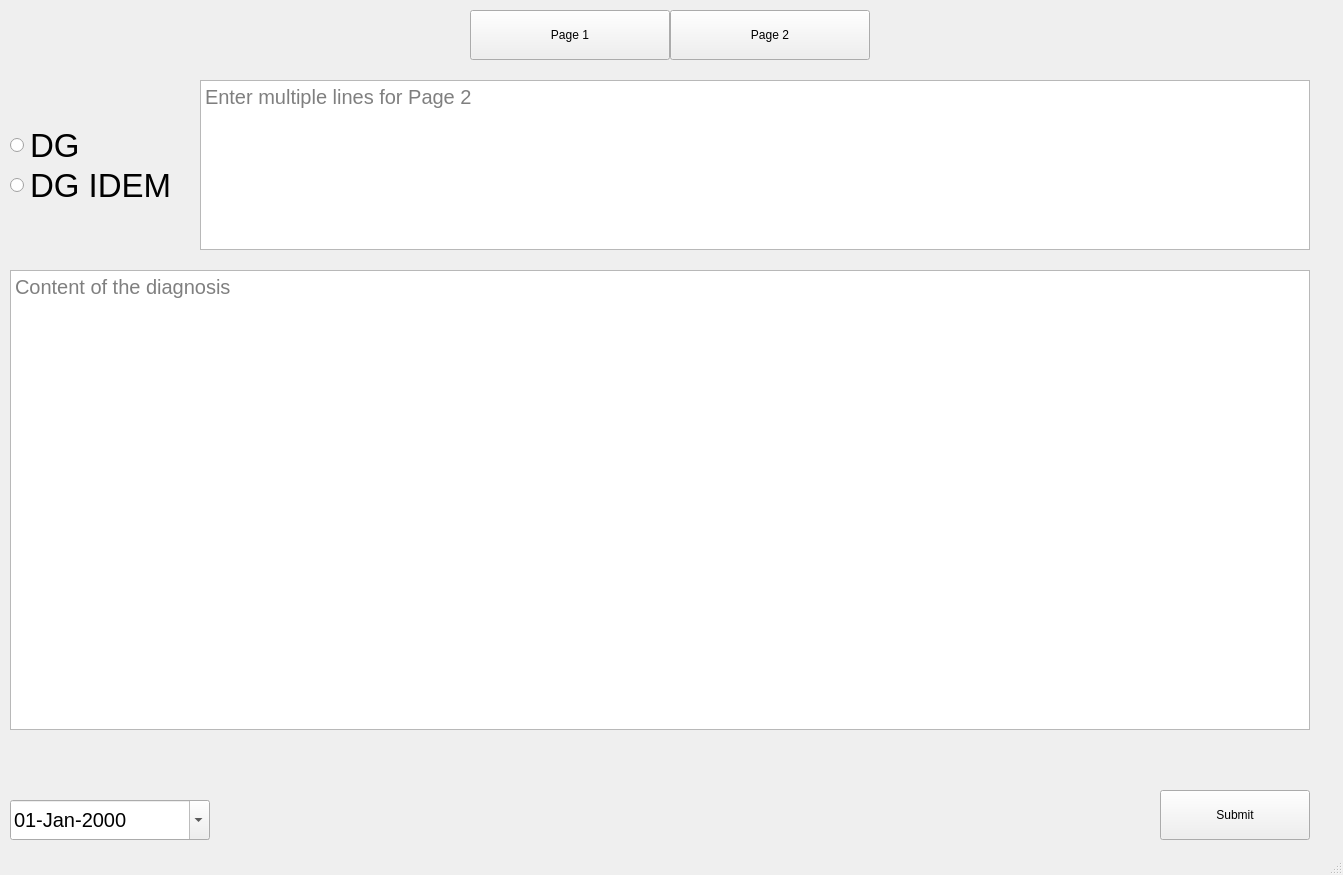
<?xml version="1.0" encoding="UTF-8"?>
<ui version="4.0">
 <class>PageWindow</class>
 <widget class="QMainWindow" name="PageWindow">
  <property name="geometry">
   <rect>
    <x>0</x>
    <y>0</y>
    <width>1343</width>
    <height>875</height>
   </rect>
  </property>
  <property name="windowTitle">
   <string>Page Window</string>
  </property>
  <widget class="QWidget" name="centralwidget">
   <widget class="QPushButton" name="pageButton1">
    <property name="geometry">
     <rect>
      <x>470</x>
      <y>10</y>
      <width>200</width>
      <height>50</height>
     </rect>
    </property>
    <property name="text">
     <string>Page 1</string>
    </property>
   </widget>
   <widget class="QPushButton" name="pageButton2">
    <property name="geometry">
     <rect>
      <x>670</x>
      <y>10</y>
      <width>200</width>
      <height>50</height>
     </rect>
    </property>
    <property name="text">
     <string>Page 2</string>
    </property>
   </widget>
   <widget class="QStackedWidget" name="stackedWidget">
    <property name="geometry">
     <rect>
      <x>10</x>
      <y>70</y>
      <width>1300</width>
      <height>771</height>
     </rect>
    </property>
    <property name="currentIndex">
     <number>1</number>
    </property>
    <widget class="QWidget" name="page1">
     <widget class="QRadioButton" name="radioButtonDG_page1">
      <property name="geometry">
       <rect>
        <x>0</x>
        <y>50</y>
        <width>150</width>
        <height>50</height>
       </rect>
      </property>
      <property name="font">
       <font>
        <pointsize>25</pointsize>
       </font>
      </property>
      <property name="text">
       <string>DG</string>
      </property>
     </widget>
     <widget class="QRadioButton" name="radioButtonDGIDEM_page1">
      <property name="geometry">
       <rect>
        <x>0</x>
        <y>90</y>
        <width>170</width>
        <height>50</height>
       </rect>
      </property>
      <property name="font">
       <font>
        <pointsize>25</pointsize>
       </font>
      </property>
      <property name="text">
       <string>DG IDEM</string>
      </property>
     </widget>
     <widget class="QTextEdit" name="textInputPage1">
      <property name="geometry">
       <rect>
        <x>190</x>
        <y>10</y>
        <width>1110</width>
        <height>170</height>
       </rect>
      </property>
      <property name="font">
       <font>
        <pointsize>15</pointsize>
       </font>
      </property>
      <property name="placeholderText">
       <string>Enter multiple lines for Page 1</string>
      </property>
     </widget>
     <widget class="QTextEdit" name="diagnosisInputPage1">
      <property name="geometry">
       <rect>
        <x>0</x>
        <y>200</y>
        <width>1300</width>
        <height>460</height>
       </rect>
      </property>
      <property name="font">
       <font>
        <pointsize>15</pointsize>
       </font>
      </property>
      <property name="placeholderText">
       <string>Content of the diagnosis</string>
      </property>
     </widget>
     <widget class="QDateEdit" name="dateEditPage1">
      <property name="geometry">
       <rect>
        <x>0</x>
        <y>730</y>
        <width>200</width>
        <height>40</height>
       </rect>
      </property>
      <property name="font">
       <font>
        <pointsize>15</pointsize>
       </font>
      </property>
      <property name="displayFormat">
       <string>dd-MMM-yyyy</string>
      </property>
      <property name="calendarPopup">
       <bool>true</bool>
      </property>
     </widget>
     <widget class="QPushButton" name="log_button_page1">
      <property name="geometry">
       <rect>
        <x>1150</x>
        <y>720</y>
        <width>150</width>
        <height>50</height>
       </rect>
      </property>
      <property name="text">
       <string>Submit</string>
      </property>
     </widget>
    </widget>
    <widget class="QWidget" name="page2">
     <widget class="QRadioButton" name="radioButtonDG_page2">
      <property name="geometry">
       <rect>
        <x>0</x>
        <y>50</y>
        <width>150</width>
        <height>50</height>
       </rect>
      </property>
      <property name="font">
       <font>
        <pointsize>25</pointsize>
       </font>
      </property>
      <property name="text">
       <string>DG</string>
      </property>
     </widget>
     <widget class="QRadioButton" name="radioButtonDGIDEM_page2">
      <property name="geometry">
       <rect>
        <x>0</x>
        <y>90</y>
        <width>170</width>
        <height>50</height>
       </rect>
      </property>
      <property name="font">
       <font>
        <pointsize>25</pointsize>
       </font>
      </property>
      <property name="text">
       <string>DG IDEM</string>
      </property>
     </widget>
     <widget class="QTextEdit" name="textInputPage2">
      <property name="geometry">
       <rect>
        <x>190</x>
        <y>10</y>
        <width>1110</width>
        <height>170</height>
       </rect>
      </property>
      <property name="font">
       <font>
        <pointsize>15</pointsize>
       </font>
      </property>
      <property name="placeholderText">
       <string>Enter multiple lines for Page 2</string>
      </property>
     </widget>
     <widget class="QTextEdit" name="diagnosisInputPage2">
      <property name="geometry">
       <rect>
        <x>0</x>
        <y>200</y>
        <width>1300</width>
        <height>460</height>
       </rect>
      </property>
      <property name="font">
       <font>
        <pointsize>15</pointsize>
       </font>
      </property>
      <property name="placeholderText">
       <string>Content of the diagnosis</string>
      </property>
     </widget>
     <widget class="QDateEdit" name="dateEditPage2">
      <property name="geometry">
       <rect>
        <x>0</x>
        <y>730</y>
        <width>200</width>
        <height>40</height>
       </rect>
      </property>
      <property name="font">
       <font>
        <pointsize>15</pointsize>
       </font>
      </property>
      <property name="displayFormat">
       <string>dd-MMM-yyyy</string>
      </property>
      <property name="calendarPopup">
       <bool>true</bool>
      </property>
     </widget>
     <widget class="QPushButton" name="log_button_page2">
      <property name="geometry">
       <rect>
        <x>1150</x>
        <y>720</y>
        <width>150</width>
        <height>50</height>
       </rect>
      </property>
      <property name="text">
       <string>Submit</string>
      </property>
     </widget>
    </widget>
   </widget>
  </widget>
  <widget class="QStatusBar" name="statusbar"/>
 </widget>
 <resources/>
 <connections/>
</ui>
